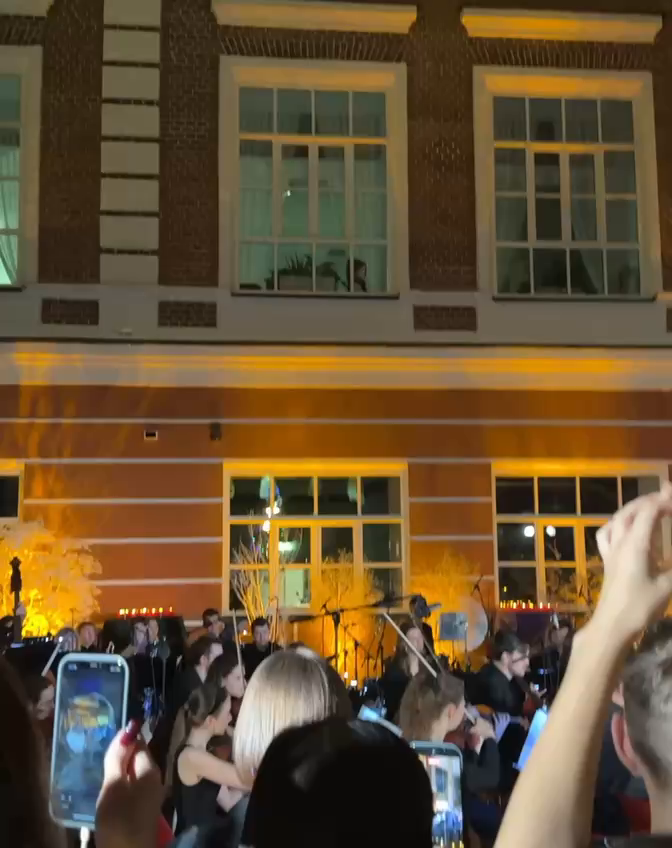
#> input picture frame 0 of video_for_hw_1.mp4, 672 x 848 px
$ jupyter execute CV_HW1.ipynb
#> lines starting #> are read from the running program, lines starting #| are printed output that depends on the picture
# **Вариант A: Мини-система стабилизации камеры**

### **Задание**

1. Выбрать видеоролик с заметной дрожью камеры (телефонная съёмка, action-камера, GoPro, записанная вручную панорама).
2. Вычислить плотный оптический поток (Farnebäck) или разреженный (LK) и оценить глобальное движение камеры по кадрам (аффинная модель или гомография).
3. Сгладить траекторию движения низкочастотным фильтром (скользящее окно, экспоненциальное сглаживание или фильтр Калмана по желанию).
4. Выполнить **компенсацию движения** через warp каждого кадра к стабилизированной траектории.
5. Сформировать стабилизированное видео.
6. Построить визуальные сравнения «до/после» и провести **error analysis**: какие участки стабилизируются плохо и почему (оптический поток, тени, motion blur, нехватка текстуры, ошибки глобальной модели).

[cell 1]
import cv2
import numpy as np
import matplotlib.pyplot as plt

[cell 2]
input_path = "/content/video_for_hw_1.mp4"
output_path = "/content/stabilized.mp4"
cap = cv2.VideoCapture(input_path)

n_frames = int(cap.get(cv2.CAP_PROP_FRAME_COUNT))

# считываем видео по кадрам
frames = []
frames_color = []
for i in range(n_frames):
    cap.set(cv2.CAP_PROP_POS_FRAMES, int(i))
    ret, frame = cap.read()
    if not ret:
        break
    frames_color.append(frame)
    gray = cv2.cvtColor(frame, cv2.COLOR_BGR2GRAY)
    frames.append(gray)

cap.release()
print("Picked frames:", len(frames), "=> motions:", len(frames)-1)

transforms=[]
for i in range(len(frames) - 1):
    prev = frames[i]
    nxt  = frames[i+1]

    # ключевые точки на предыдущем кадре
    p0 = cv2.goodFeaturesToTrack(prev, maxCorners=1000, qualityLevel=0.01, minDistance=7)
    if p0 is None:
        print(f"[{i}] no features")
        continue

    # Lucas–Kanade
    p1, st, err = cv2.calcOpticalFlowPyrLK(prev, nxt, p0, None,
                                           winSize=(21,21), maxLevel=3,
                                           criteria=(cv2.TERM_CRITERIA_EPS | cv2.TERM_CRITERIA_COUNT, 30, 0.01))

    st = st.reshape(-1).astype(bool)
    p0f = p0[st].reshape(-1, 2)
    p1f = p1[st].reshape(-1, 2)

    if len(p0f) < 6:
        print(f"[{i}] too few tracked points:", len(p0f))
        continue

    # аффинное преобразование (частичное: rot+scale+trans)
    M, inliers = cv2.estimateAffinePartial2D(p0f, p1f, method=cv2.RANSAC, ransacReprojThreshold=3.0)

    if M is None:
        print(f"[{i}] affine failed")
        continue

    inlier_count = int(inliers.sum()) if inliers is not None else 0

    # интерпретация M = [[a b tx],[c d ty]]
    dx, dy = float(M[0,2]), float(M[1,2])
    rot = np.degrees(np.arctan2(M[1,0], M[0,0]))
    scale = np.sqrt(M[0,0]**2 + M[1,0]**2)

    print(f"[{i}] inliers={inlier_count}/{len(p0f)}  dx={dx:.2f} dy={dy:.2f}  rot={rot:.2f}deg  scale={scale:.4f}")
    transforms.append([dx, dy, rot, scale, inlier_count, len(p0f)])

[cell 3]
# экспоненциальное сглаживание
def exponential_smoothing(signal, alpha=0.1):
    """
    signal: 1D array
    alpha: smoothing factor in (0, 1]

    Чем меньше alpha, тем сильнее сглаживание.
    """
    signal = np.asarray(signal, dtype=np.float64)
    smoothed = np.zeros_like(signal)

    smoothed[0] = signal[0]
    for i in range(1, len(signal)):
        smoothed[i] = alpha * signal[i] + (1.0 - alpha) * smoothed[i - 1]

    return smoothed


def smooth_trajectory_exponential(transforms, alpha_xy=0.1, alpha_a=0.1):
    """
    transforms: array of shape (N-1, 3), columns [dx, dy, da]

    returns:
        trajectory: original cumulative trajectory, shape (N-1, 3)
        smoothed_trajectory: smoothed cumulative trajectory
        new_transforms: corrected transforms
    """
    transforms = np.asarray(transforms, dtype=np.float64)

    dx = transforms[:, 0]
    dy = transforms[:, 1]
    da = transforms[:, 2]

    # исходная траектория
    x = np.cumsum(dx)
    y = np.cumsum(dy)
    a = np.cumsum(da)

    trajectory = np.vstack([x, y, a]).T

    # сглаживание каждой компоненты
    smooth_x = exponential_smoothing(x, alpha=alpha_xy)
    smooth_y = exponential_smoothing(y, alpha=alpha_xy)
    smooth_a = exponential_smoothing(a, alpha=alpha_a)

    smoothed_trajectory = np.vstack([smooth_x, smooth_y, smooth_a]).T

    # разница между сглаженной и исходной траекторией
    diff = smoothed_trajectory - trajectory

    # корректируем исходные межкадровые преобразования
    new_transforms = transforms.copy()
    new_transforms[:, 0] += diff[:, 0]
    new_transforms[:, 1] += diff[:, 1]
    new_transforms[:, 2] += diff[:, 2]

    return trajectory, smoothed_trajectory, new_transforms

# применяем экспоненциальное сглаживание
trajectory, smoothed_trajectory, new_transforms = smooth_trajectory_exponential(
    transforms,
    alpha_xy=0.05,
    alpha_a=0.05
)

[cell 4]
def fix_border(frame, scale=1.04):
    """
    Немного увеличивает кадр, чтобы скрыть черные края после warpAffine.
    """
    h, w = frame.shape[:2]
    center = (w / 2, h / 2)

    # матрица масштабирования вокруг центра кадра
    T = cv2.getRotationMatrix2D(center, 0, scale)

    # применяем увеличение
    return cv2.warpAffine(frame, T, (w, h))


def stabilize_video_with_warp(
    input_path,
    output_path,
    new_transforms,
    angle_in_degrees=True,
    border_mode=cv2.BORDER_REFLECT,
    fix_border_flag=True,
    fix_border_scale=1.04
):
    """
    Создает стабилизированное видео по рассчитанным скорректированным преобразованиям.

    Parameters
    ----------
    input_path : str
        Путь к исходному видео.
    output_path : str
        Путь, куда сохранить стабилизированное видео.
    new_transforms : np.ndarray, shape (N-1, 3)
        Скорректированные межкадровые преобразования:
        [dx, dy, da] для каждого перехода между кадрами.
    angle_in_degrees : bool
        True, если da хранится в градусах.
        False, если da уже в радианах.
    border_mode : int
        Режим заполнения областей вне кадра при warpAffine.
    fix_border_flag : bool
        Нужно ли немного увеличивать кадр после warp, чтобы скрывать края.
    fix_border_scale : float
        Коэффициент увеличения кадра.
    """

    new_transforms = np.asarray(new_transforms, dtype=np.float64)

    # Открываем исходное видео
    cap = cv2.VideoCapture(input_path)
    if not cap.isOpened():
        raise ValueError(f"Cannot open video: {input_path}")

    # Считываем параметры видео
    n_frames = int(cap.get(cv2.CAP_PROP_FRAME_COUNT))
    w = int(cap.get(cv2.CAP_PROP_FRAME_WIDTH))
    h = int(cap.get(cv2.CAP_PROP_FRAME_HEIGHT))
    fps = cap.get(cv2.CAP_PROP_FPS)

    if fps <= 0:
        fps = 25.0

    # Создаем объект для записи выходного видео
    fourcc = cv2.VideoWriter_fourcc(*"mp4v")
    out = cv2.VideoWriter(output_path, fourcc, fps, (w, h))

    # Читаем первый кадр
    ret, first_frame = cap.read()
    if not ret:
        cap.release()
        out.release()
        raise ValueError("Cannot read first frame from input video")

    # Первый кадр без преобразования
    out.write(first_frame)

    frame_idx = 0
    stabilized_frames = []

    while True:
        ret, frame = cap.read()
        if not ret:
            break

        dx = float(new_transforms[frame_idx, 0])
        dy = float(new_transforms[frame_idx, 1])
        da = float(new_transforms[frame_idx, 2])

        # Приводим угол к радианам, если он в градусах
        if angle_in_degrees:
            da = np.deg2rad(da)

        # Строим матрицу преобразования для warpAffine
        cos_a = np.cos(da)
        sin_a = np.sin(da)

        M = np.array([
            [cos_a, -sin_a, dx],
            [sin_a,  cos_a, dy]
        ], dtype=np.float32)

        # Применяем warpAffine
        stabilized = cv2.warpAffine(
            frame,
            M,
            (w, h),
            flags=cv2.INTER_LINEAR,
            borderMode=border_mode
        )

        # При необходимости немного увеличиваем кадр
        if fix_border_flag:
            stabilized = fix_border(stabilized, scale=fix_border_scale)

        out.write(stabilized)
        stabilized_frames.append(stabilized)
        frame_idx += 1

    cap.release()
    out.release()

    print(f"Saved stabilized video to: {output_path}")
    return stabilized_frames

# формируем стабилизированное видео
stabilized_frames = stabilize_video_with_warp(
    input_path=input_path,
    output_path=output_path,
    new_transforms=new_transforms,
    angle_in_degrees=True,
    border_mode=cv2.BORDER_REFLECT,
    fix_border_flag=True,
    fix_border_scale=1.03
)

# Визуализация

[cell 5]
plt.figure(figsize=(14, 8))

plt.subplot(3, 1, 1)
plt.plot(trajectory[:, 0], label="Original X")
plt.plot(smoothed_trajectory[:, 0], label="Smoothed X")
plt.legend()
plt.title('Графики траектории движения камеры')
plt.ylabel("x")

plt.subplot(3, 1, 2)
plt.plot(trajectory[:, 1], label="Original Y")
plt.plot(smoothed_trajectory[:, 1], label="Smoothed Y")
plt.legend()
plt.ylabel("y")

plt.subplot(3, 1, 3)
plt.plot(trajectory[:, 2], label="Original angle")
plt.plot(smoothed_trajectory[:, 2], label="Smoothed angle")
plt.legend()
plt.ylabel("angle")
plt.xlabel("Frame")

plt.tight_layout()
plt.show()

[cell 6]
frame_ids = [10, 40, 80, 120]

for idx in frame_ids:
    if idx >= len(frames_color) or idx >= len(stabilized_frames):
        continue

    orig = frames_color[idx]
    stab = stabilized_frames[idx]

    orig_rgb = cv2.cvtColor(orig, cv2.COLOR_BGR2RGB)
    stab_rgb = cv2.cvtColor(stab, cv2.COLOR_BGR2RGB)

    plt.figure(figsize=(8, 3))

    plt.subplot(1, 2, 1)
    plt.imshow(orig_rgb)
    plt.title(f"Before, frame {idx}")
    plt.axis("off")

    plt.subplot(1, 2, 2)
    plt.imshow(stab_rgb)
    plt.title(f"After, frame {idx}")
    plt.axis("off")

    plt.tight_layout()
    plt.show()

[cell 7]
for idx in frame_ids:
    if idx == 0 or idx >= len(frames_color):
        continue
    if idx - 1 >= len(new_transforms):
        continue

    frame = frames_color[idx].copy()

    dx = float(new_transforms[idx - 1, 0])
    dy = float(new_transforms[idx - 1, 1])
    da = float(new_transforms[idx - 1, 2])

    da = np.deg2rad(da)

    cos_a = np.cos(da)
    sin_a = np.sin(da)

    h, w = frame.shape[:2]

    M = np.array([
        [cos_a, -sin_a, dx],
        [sin_a,  cos_a, dy]
    ], dtype=np.float32)

    warped = cv2.warpAffine(
        frame,
        M,
        (w, h),
        flags=cv2.INTER_LINEAR,
        borderMode=cv2.BORDER_REFLECT
    )

    frame_rgb = cv2.cvtColor(frame, cv2.COLOR_BGR2RGB)
    warped_rgb = cv2.cvtColor(warped, cv2.COLOR_BGR2RGB)

    plt.figure(figsize=(8, 3))

    plt.subplot(1, 2, 1)
    plt.imshow(frame_rgb)
    plt.title(f"Original frame {idx}")
    plt.axis("off")

    plt.subplot(1, 2, 2)
    plt.imshow(warped_rgb)
    plt.title(f"Warped frame {idx}")
    plt.axis("off")

    plt.tight_layout()
    plt.show()


$ run again, starting later in the video
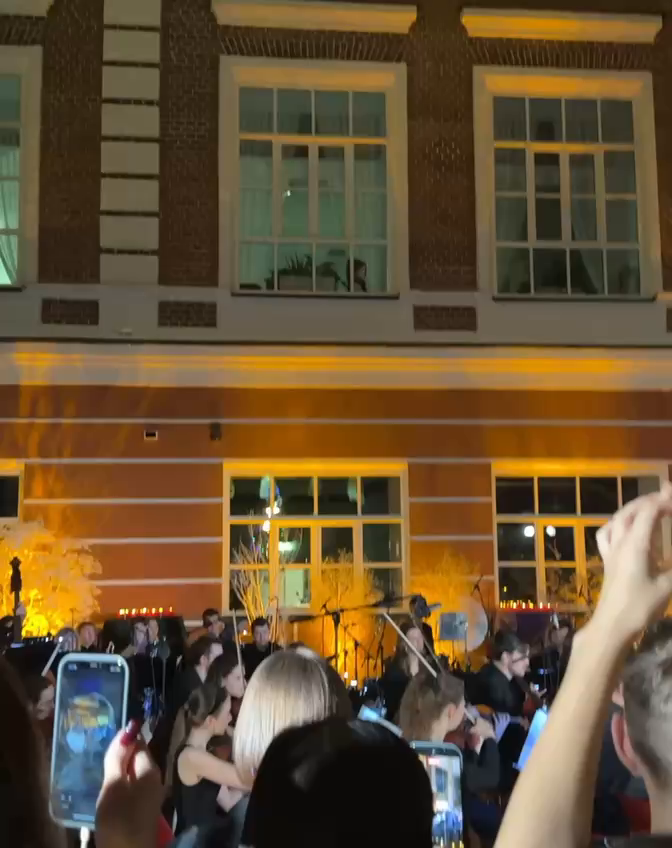
#> input picture frame 0 of video_for_hw_1.mp4, 672 x 848 px

$ run again, starting later in the video
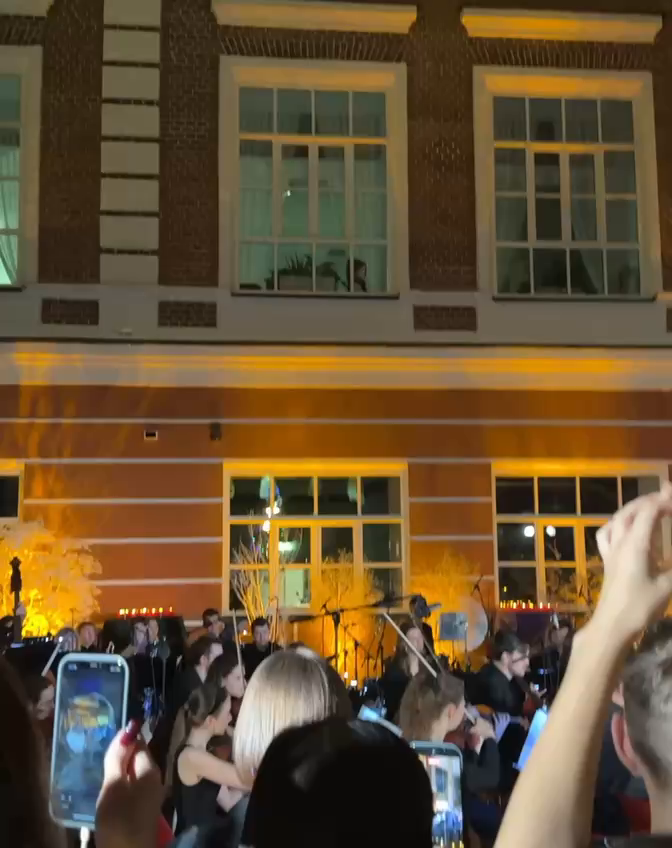
#> input picture frame 0 of video_for_hw_1.mp4, 672 x 848 px
